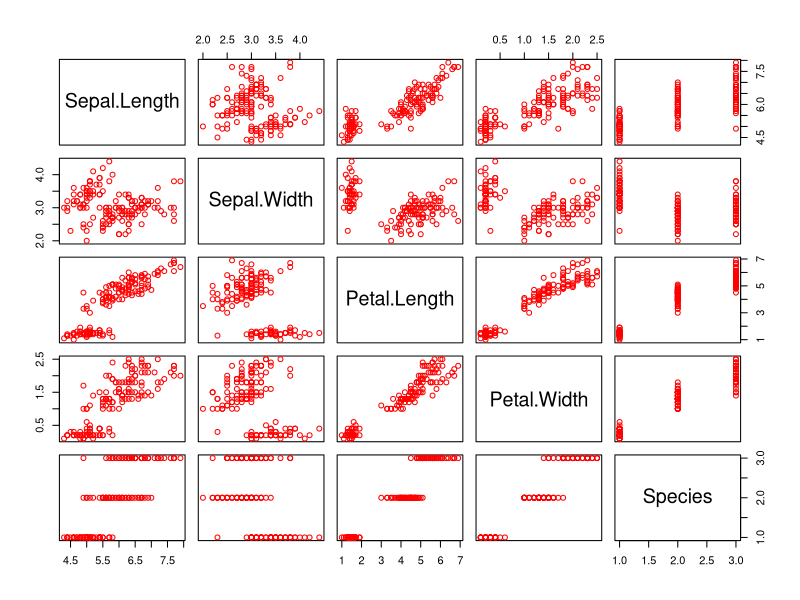
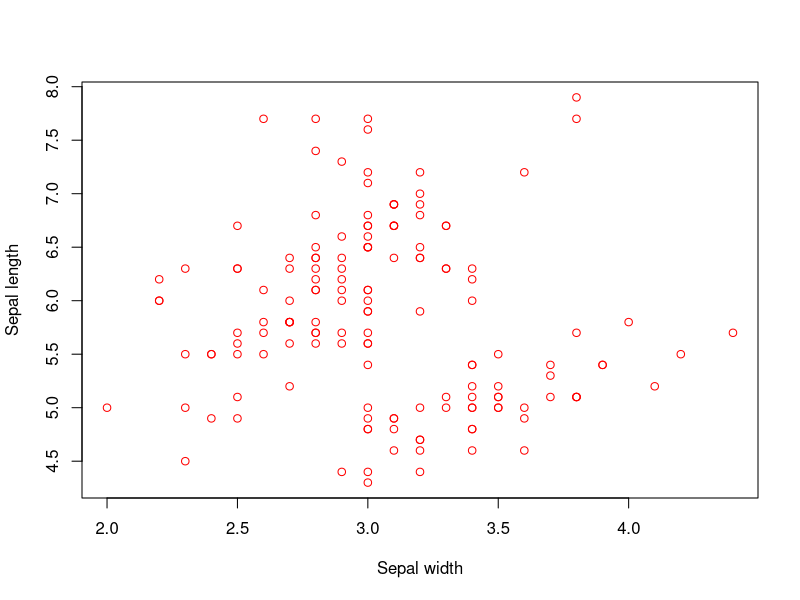
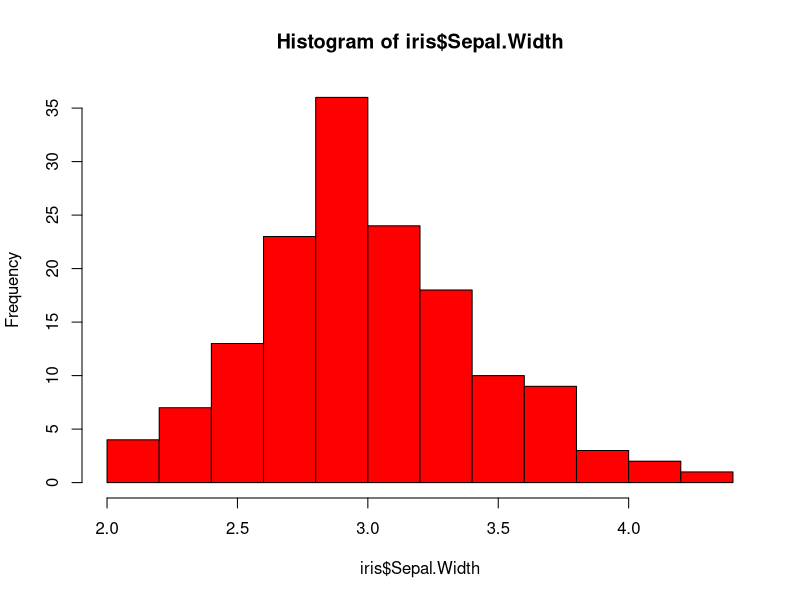
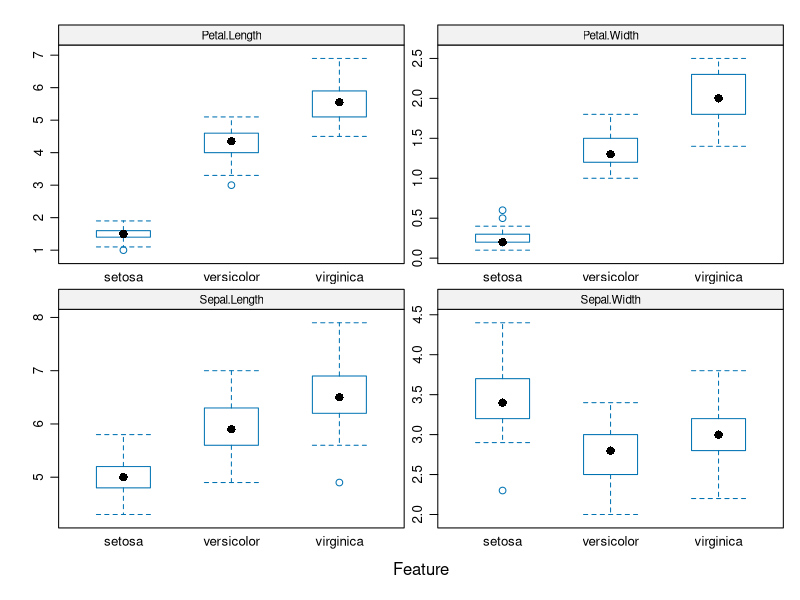

Recreate these plots in R, in order. (Note: this script raises an error after producing the figures.)
# Importing the Iris dataset
library(datasets)
data("iris")
iris <- datasets::iris

# Data exploration
View(iris)
iris$Petal.Length
iris$Species
Species <- iris$Species
Species
head(iris, 7)
tail(iris,7)

# Finding basic statistics
summary(iris)
summary(iris$Sepal.Length)

# Checking if there is missing data
sum(is.na(iris))

# Expanding basic statistics
library(skimr)
skim(iris)

# Expanding basic statistics after grouping data by species
iris %>%
dplyr::group_by(Species) %>%
skim()

# Panel plots
plot(iris, col = "red")

# Scatter plot
plot(iris$Sepal.Width, iris$Sepal.Length, col = "red", xlab = "Sepal width", ylab = "Sepal length")

# Histogram
hist(iris$Sepal.Width, col = "red")  

# Feature plots
library(caret)
featurePlot(x = iris[,1:4], 
            y = iris$Species, 
            plot = "box",
            strip=strip.custom(par.strip.text=list(cex=.7)),
            scales = list(x = list(relation="free"), 
                          y = list(relation="free")))


# Machine learning in R
set.seed(100)

# Performs stratified random split of the data set
TrainingIndex <- createDataPartition(iris$Species, p=0.8, list = FALSE)
TrainingSet <- iris[TrainingIndex,] # Training Set
TestingSet <- iris[-TrainingIndex,] # Test Set

# Compare scatter plot of the 80 and 20 data subsets




###############################
# SVM model (polynomial kernel)

# Build Training model
Model <- train(Species ~ ., data = TrainingSet,
               method = "svmPoly",
               na.action = na.omit,
               preProcess=c("scale","center"),
               trControl= trainControl(method="none"),
               tuneGrid = data.frame(degree=1,scale=1,C=1)
)

# Build CV model
Model.cv <- train(Species ~ ., data = TrainingSet,
                  method = "svmPoly",
                  na.action = na.omit,
                  preProcess=c("scale","center"),
                  trControl= trainControl(method="cv", number=10),
                  tuneGrid = data.frame(degree=1,scale=1,C=1))


# Apply model for prediction
Model.training <-predict(Model, TrainingSet) # Apply model to make prediction on Training set
Model.testing <-predict(Model, TestingSet) # Apply model to make prediction on Testing set
Model.cv <-predict(Model.cv, TrainingSet) # Perform cross-validation

# Model performance (Displays confusion matrix and statistics)
Model.training.confusion <-confusionMatrix(Model.training, TrainingSet$Species)
Model.testing.confusion <-confusionMatrix(Model.testing, TestingSet$Species)
Model.cv.confusion <-confusionMatrix(Model.cv, TrainingSet$Species)

print(Model.training.confusion)
print(Model.testing.confusion)
print(Model.cv.confusion)

# Feature importance
Importance <- varImp(Model)
plot(Importance, col = "red")
